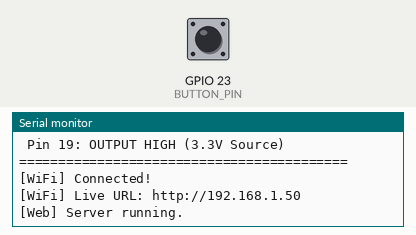
A sketch run on a simulated ESP32. On the bench: the last lines printed to the serial monitor. The inputs (shaded band) are chosen by the test bench; at power-on: GPIO 23 (BUTTON_PIN) LOW. WiFi joins after 1.5 s; servers stay silent unless stated.

Above: at 3.2 s.
3.3 s: GPIO 23 (BUTTON_PIN) pulled HIGH for 0.15 s
At 4.5 s:
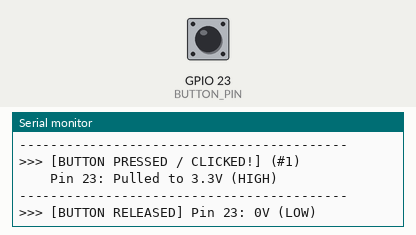
4.9 s: GPIO 23 (BUTTON_PIN) pulled HIGH for 1 s
At 5.8 s:
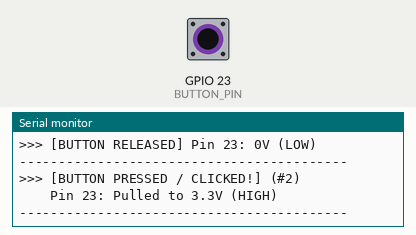

The sketch:

button_test.ino
```cpp
#include <Arduino.h>
#include <WiFi.h>
#include <WebServer.h>

// =======================================================
// WiFi Credentials
// =======================================================
const char* ssid     = "YOTC-329FD5";
const char* password = "MarcAron102705";

// =======================================================
// Active-HIGH Button Configuration
// =======================================================
const int BUTTON_PIN = 23; // Configured as INPUT_PULLDOWN (Normally 0V)
const int POWER_PIN  = 19; // Output pin providing 3.3V (Always HIGH)

WebServer server(80);

int buttonPressCount = 0;
int lastButtonState = LOW;
unsigned long lastDebounceTime = 0;
const unsigned long DEBOUNCE_DELAY_MS = 50;

// =======================================================
// Web Page HTML
// =======================================================
const char INDEX_HTML[] PROGMEM = R"rawliteral(
<!DOCTYPE html>
<html lang="en">
<head>
  <meta charset="UTF-8">
  <meta name="viewport" content="width=device-width, initial-scale=1.0, user-scalable=no">
  <title>Active-HIGH Button Tester</title>
  <style>
    * { box-sizing: border-box; margin: 0; padding: 0; font-family: -apple-system, BlinkMacSystemFont, "Segoe UI", Roboto, sans-serif; }
    body { background: #0b0f19; color: #f8fafc; display: flex; flex-direction: column; align-items: center; padding: 30px 16px; min-height: 100vh; }
    .card { width: 100%; max-width: 380px; background: #161f30; border-radius: 24px; padding: 24px; border: 1px solid #283548; box-shadow: 0 10px 30px rgba(0,0,0,0.5); text-align: center; }
    h1 { font-size: 1.4rem; color: #38bdf8; margin-bottom: 4px; }
    .sub { font-size: 0.82rem; color: #94a3b8; margin-bottom: 24px; }

    .btn-visual {
      width: 180px;
      height: 180px;
      margin: 0 auto 24px auto;
      border-radius: 50%;
      display: flex;
      flex-direction: column;
      align-items: center;
      justify-content: center;
      font-size: 1.4rem;
      font-weight: 900;
      letter-spacing: 0.05em;
      transition: all 0.08s ease;
      box-shadow: 0 10px 25px rgba(0,0,0,0.4);
      user-select: none;
    }
    .state-released {
      background: #1e293b;
      color: #94a3b8;
      border: 6px solid #334155;
      transform: translateY(0);
    }
    .state-pressed {
      background: #10b981;
      color: #ffffff;
      border: 6px solid #34d399;
      transform: scale(0.94) translateY(4px);
      box-shadow: 0 0 35px rgba(16, 185, 129, 0.6);
    }
    .btn-visual span { font-size: 0.75rem; font-weight: 600; margin-top: 4px; opacity: 0.85; }

    .counter-card { background: #0d1524; border-radius: 14px; padding: 14px; border: 1px solid #1e2c42; margin-bottom: 16px; }
    .counter-val { font-size: 2.2rem; font-weight: 900; color: #38bdf8; font-family: monospace; }
    .counter-lbl { font-size: 0.72rem; color: #94a3b8; text-transform: uppercase; margin-top: 2px; }

    .wiring-box { font-size: 0.78rem; color: #94a3b8; line-height: 1.4; background: #0d1524; border-radius: 12px; padding: 12px; border: 1px solid #1e2c42; text-align: left; }
    .wiring-box b { color: #f8fafc; }
  </style>
</head>
<body>
  <div class="card">
    <h1>Active-HIGH Button Tester</h1>
    <div class="sub">Pin: GPIO 23 (INPUT_PULLDOWN)</div>

    <div id="btnVisual" class="btn-visual state-released">
      <div id="btnText">RELEASED</div>
      <span id="btnPinState">GPIO 23: 0V (LOW)</span>
    </div>

    <div class="counter-card">
      <div id="clickCount" class="counter-val">0</div>
      <div class="counter-lbl">Total Button Presses</div>
    </div>

    <div class="wiring-box">
      <b>Active-HIGH Wiring:</b><br>
      • Button Leg 1 &rarr; <b>GPIO 23</b><br>
      • Button Leg 2 &rarr; <b>GPIO 19</b> (or <b>3V3 pin</b>)<br>
      <i>GPIO 19 is permanently powered at 3.3V as the source!</i>
    </div>
  </div>

  <script>
    function updateStatus() {
      fetch('/status')
        .then(r => r.json())
        .then(d => {
          const btn = document.getElementById('btnVisual');
          const txt = document.getElementById('btnText');
          const sub = document.getElementById('btnPinState');
          document.getElementById('clickCount').innerText = d.clicks;

          if (d.pressed) {
            btn.className = 'btn-visual state-pressed';
            txt.innerText = 'PRESSED!';
            sub.innerText = 'GPIO 23: 3.3V (HIGH)';
          } else {
            btn.className = 'btn-visual state-released';
            txt.innerText = 'RELEASED';
            sub.innerText = 'GPIO 23: 0V (LOW)';
          }
        })
        .catch(() => {});
    }
    setInterval(updateStatus, 50);
  </script>
</body>
</html>
)rawliteral";

void handleRoot() {
  server.send_P(200, "text/html", INDEX_HTML);
}

void handleStatus() {
  int rawState = digitalRead(BUTTON_PIN);
  bool isPressed = (rawState == HIGH); // Active-HIGH!

  String json = "{";
  json += "\"pressed\":" + String(isPressed ? "true" : "false") + ",";
  json += "\"clicks\":" + String(buttonPressCount);
  json += "}";

  server.send(200, "application/json", json);
}

void setup() {
  Serial.begin(115200);
  delay(500);

  Serial.println("\n==========================================");
  Serial.println(" Active-HIGH Button Tester                ");
  Serial.println(" Pin 23: INPUT_PULLDOWN                   ");
  Serial.println(" Pin 19: OUTPUT HIGH (3.3V Source)        ");
  Serial.println("==========================================");

  // Configure Button Pin with internal pull-DOWN
  pinMode(BUTTON_PIN, INPUT_PULLDOWN);

  // Configure Pin 19 as always-HIGH 3.3V supply
  pinMode(POWER_PIN, OUTPUT);
  digitalWrite(POWER_PIN, HIGH);

  WiFi.mode(WIFI_STA);
  WiFi.begin(ssid, password);

  int attempts = 0;
  while (WiFi.status() != WL_CONNECTED && attempts < 25) {
    delay(500);
    attempts++;
  }

  if (WiFi.status() == WL_CONNECTED) {
    Serial.println("\n[WiFi] Connected!");
    Serial.print("[WiFi] Live URL: http://");
    Serial.println(WiFi.localIP());
  }

  server.on("/", handleRoot);
  server.on("/status", handleStatus);
  server.begin();
  Serial.println("[Web] Server running.");
}

void loop() {
  server.handleClient();

  int reading = digitalRead(BUTTON_PIN);

  if (reading != lastButtonState) {
    lastDebounceTime = millis();
  }

  if ((millis() - lastDebounceTime) > DEBOUNCE_DELAY_MS) {
    static int debouncedState = LOW;
    if (reading != debouncedState) {
      debouncedState = reading;

      if (debouncedState == HIGH) { // Active-HIGH
        buttonPressCount++;
        Serial.println("------------------------------------------");
        Serial.printf(">>> [BUTTON PRESSED / CLICKED!] (#%d)\n", buttonPressCount);
        Serial.println("    Pin 23: Pulled to 3.3V (HIGH)");
        Serial.println("------------------------------------------");
      } else {
        Serial.println(">>> [BUTTON RELEASED] Pin 23: 0V (LOW)\n");
      }
    }
  }

  lastButtonState = reading;
}
```

Measured:
- after the input at 3.3 s, the serial monitor: prints a new line after 0.05 s (image 1)
- after the input at 4.9 s, the serial monitor: prints a new line after 0.05 s (image 2)
